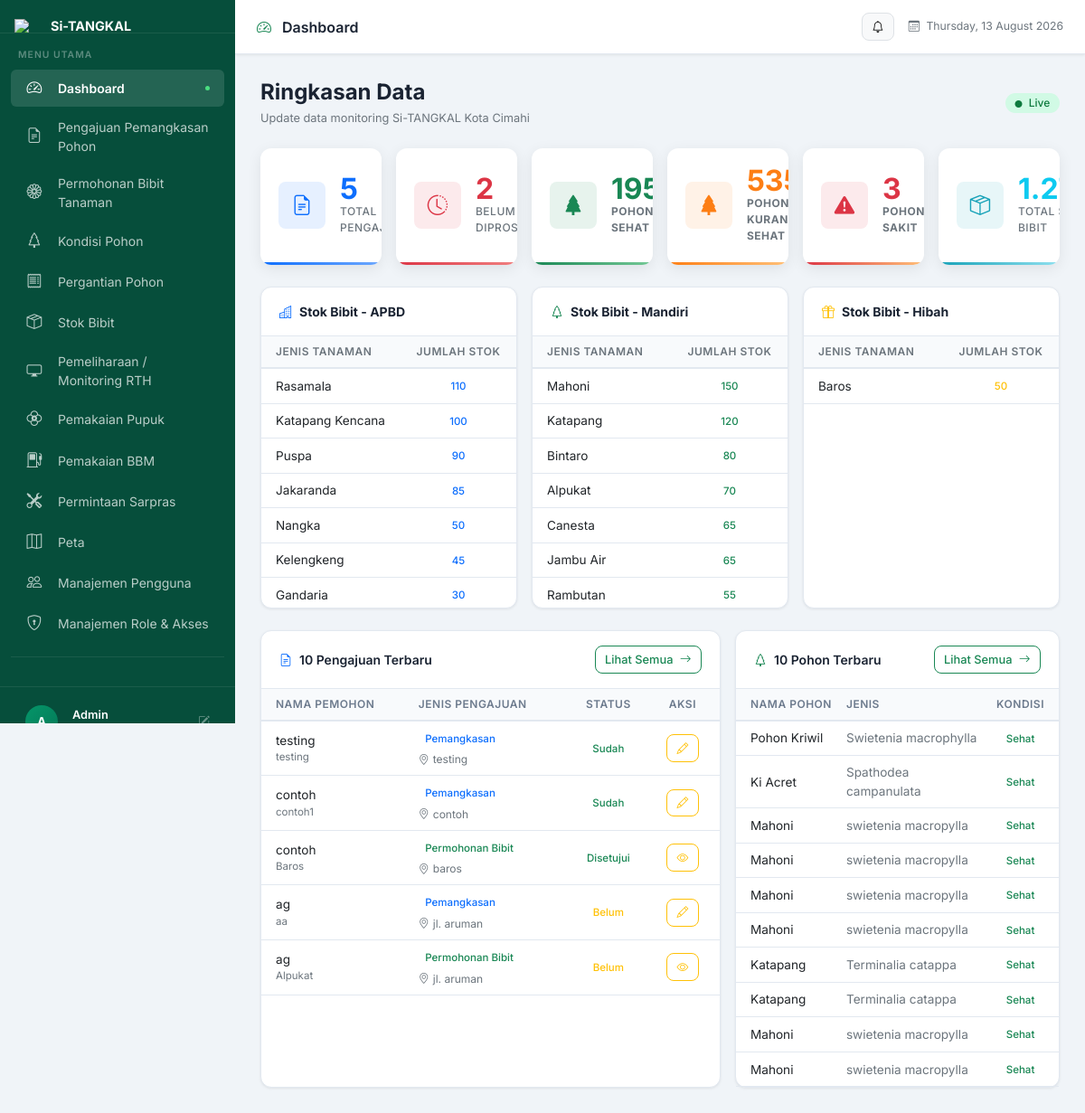
/Admin/index.php (signed in), run on the app's committed database.
### tables this page shows
CREATE TABLE `menus` (
  `id` int NOT NULL AUTO_INCREMENT,
  `code` varchar(40) NOT NULL COMMENT 'dipakai sebagai $activePage di Admin/*',
  `label` varchar(100) NOT NULL,
  `icon` varchar(60) DEFAULT NULL COMMENT 'kelas ikon Bootstrap Icons',
  `url` varchar(100) NOT NULL COMMENT 'nama file php relatif thd folder Admin/',
  `sort_order` int NOT NULL DEFAULT '0',
  PRIMARY KEY (`id`),
  UNIQUE KEY `uq_menus_code` (`code`)
);

CREATE TABLE `pohon` (
  `id` int NOT NULL AUTO_INCREMENT,
  `no_pohon` int DEFAULT NULL,
  `nama_lokal` varchar(100) DEFAULT NULL,
  `nama_latin` varchar(100) DEFAULT NULL,
  `family` varchar(100) DEFAULT NULL,
  `tahun_tanam` varchar(4) DEFAULT NULL,
  `habitus` varchar(15) DEFAULT NULL,
  `status_kel` varchar(75) DEFAULT NULL,
  `volume` decimal(15,8) DEFAULT '0.00000000',
  `kelas_awet` varchar(15) DEFAULT NULL,
  `kelas_kuat` varchar(15) DEFAULT NULL,
  `berat_jenis` decimal(15,8) DEFAULT '0.00000000',
  `kesehatan` enum('Sehat','Kurang Sehat','Sakit') DEFAULT 'Sehat',
  `serapan_co` decimal(15,8) DEFAULT '0.00000000',
  `produksi_o` decimal(15,8) DEFAULT NULL,
  `nama_jalan` varchar(150) DEFAULT NULL,
  `kelurahan` varchar(70) DEFAULT NULL,
  `kecamatan` varchar(70) DEFAULT NULL,
  `koordinat_x` decimal(11,8) DEFAULT '0.00000000',
  `koordinat_y` decimal(10,8) DEFAULT NULL,
  `keterangan` text,
  `foto` varchar(150) DEFAULT NULL,
  `flag` enum('0','1') DEFAULT '0',
  `umur_pohon` varchar(4) DEFAULT NULL,
  PRIMARY KEY (`id`) USING BTREE
);

### Admin/index.php (the view, shortened to what the rows shown need)
<?php
require_once __DIR__ . '/../config.php';
require_once 'core/Rbac.php';
try {
    $pohonModel     = new PohonModel($config);
    $latestPohon     = $pohonModel->getLatest(10);
} catch (PDOException $e) {
    die("Gagal mengambil data: " . $e->getMessage());
}
$activePage = 'dashboard';
require_once 'layouts/header.php';
require_once 'layouts/sidebar.php';
?>
<div class="row g-3 mb-4">
    <div class="col-12 col-lg-4">
        <div class="card h-100">
            <div class="card-body p-0">
                <div class="table-responsive overflow-auto" style="max-height: 300px;">
                    <table class="table table-hover mb-0" style="font-size: 0.85rem;">
                        <thead class="bg-light sticky-top" style="z-index: 1;">
                            <tr>
                                <th class="ps-3 text-muted text-uppercase">Jenis Tanaman</th>
                                <th class="text-center pe-3 text-muted text-uppercase" style="width: 120px;">Jumlah Stok</th>
                            </tr>
                        </thead>
                    </table>
                </div>
            </div>
        </div>
    </div>
    <div class="col-12 col-lg-4">
        <div class="card h-100">
            <div class="card-body p-0">
                <div class="table-responsive overflow-auto" style="max-height: 300px;">
                    <table class="table table-hover mb-0" style="font-size: 0.85rem;">
                        <thead class="bg-light sticky-top" style="z-index: 1;">
                            <tr>
                                <th class="ps-3 text-muted text-uppercase">Jenis Tanaman</th>
                                <th class="text-center pe-3 text-muted text-uppercase" style="width: 120px;">Jumlah Stok</th>
                            </tr>
                        </thead>
                    </table>
                </div>
            </div>
        </div>
    </div>
    <div class="col-12 col-lg-4">
        <div class="card h-100">
            <div class="card-body p-0">
                <div class="table-responsive overflow-auto" style="max-height: 300px;">
                    <table class="table table-hover mb-0" style="font-size: 0.85rem;">
                        <thead class="bg-light sticky-top" style="z-index: 1;">
                            <tr>
                                <th class="ps-3 text-muted text-uppercase">Jenis Tanaman</th>
                                <th class="text-center pe-3 text-muted text-uppercase" style="width: 120px;">Jumlah Stok</th>
                            </tr>
                        </thead>
                    </table>
                </div>
            </div>
        </div>
    </div>
</div>
<div class="row g-3">
    <div class="col-12 col-xl-7">
        <div class="card h-100">
            <div class="card-body p-0">
                <div class="table-responsive">
                    <table class="table table-hover mb-0" style="cursor:default;">
                        <thead>
                            <tr>
                                <th class="ps-3">Nama Pemohon</th>
                                <th>Jenis Pengajuan</th>
                                <th class="text-center">Status</th>
                                <th class="text-center pe-3">Aksi</th>
                            </tr>
                        </thead>
                    </table>
                </div>
            </div>
        </div>
    </div>
    <div class="col-12 col-xl-5">
        <div class="card h-100">
            <div class="card-body p-0">
                <div class="table-responsive">
                    <table class="table table-hover mb-0" style="cursor:default;">
                        <thead>
                            <tr>
                                <th class="ps-3">Nama Pohon</th>
                                <th>Jenis</th>
                                <th class="text-center pe-3">Kondisi</th>
                            </tr>
                        </thead>
                        <tbody>
                            <?php if (!empty($latestPohon)): ?>
                                <?php foreach ($latestPohon as $row):
                                    $kondisi = htmlspecialchars($row['kesehatan']);
                                    $badgeClass = match ($row['kesehatan']) {
                                        'Sehat'        => 'bg-success-subtle text-success',
                                        'Kurang Baik'  => 'bg-warning-subtle text-warning',
                                        'MATI'         => 'bg-danger-subtle text-danger',
                                        default        => 'bg-secondary-subtle text-secondary',
                                    };
                                ?>
                                <tr onclick="window.location='pohon.php'">
                                    <td class="ps-3 fw-500">
                                        <?= htmlspecialchars($row['nama_lokal']) ?>
                                    </td>
                                    <td class="text-muted"><?= htmlspecialchars($row['nama_latin']) ?></td>
                                    <td class="text-center pe-3">
                                        <span class="badge rounded-pill <?= $badgeClass ?>"><?= $kondisi ?></span>
                                    </td>
                                </tr>
                                <?php endforeach; ?>
                            <?php endif; ?>
                        </tbody>
                    </table>
                </div>
            </div>
        </div>
    </div>
</div>
<?php require_once 'layouts/footer.php'; ?>

### Admin/layouts/sidebar.php (shortened to what the rows shown need)
<?php
$activePage = $activePage ?? '';
require_once __DIR__ . '/../core/Rbac.php';
$menuItems = array_map(function ($m) {
    return [
        'href'  => $m['url'],
        'icon'  => $m['icon'],
        'label' => $m['label'],
        'key'   => $m['code'],
    ];
}, Rbac::accessibleMenus($config));
?>
<aside class="sidebar" id="sidebar">
    <nav style="padding:1rem 0.75rem; flex:1;">
        <ul class="list-unstyled mb-0">
            <?php foreach ($menuItems as $item): ?>
            <?php $isActive = ($activePage === $item['key']); ?>
            <li class="mb-1">
                <a href="<?= $item['href'] ?>"
                   class="d-flex align-items-center gap-3 px-3 py-2 rounded-2 text-decoration-none sidebar-link <?= $isActive ? 'active' : '' ?>"
                   style="
                       color: <?= $isActive ? '#fff' : 'rgba(255,255,255,0.72)' ?>;
                       background: <?= $isActive ? 'rgba(255,255,255,0.12)' : 'transparent' ?>;
                       font-weight: <?= $isActive ? '600' : '400' ?>;
                       transition: all 0.18s ease;
                   ">
                    <i class="bi <?= $item['icon'] ?>" style="font-size:1.05rem; width:20px; text-align:center; flex-shrink:0;"></i>
                    <span style="font-size:0.875rem;"><?= $item['label'] ?></span>
                    <?php if ($isActive): ?>
                    <span class="ms-auto" style="width:5px; height:5px; border-radius:50%; background:#4ade80; flex-shrink:0;"></span>
                    <?php endif; ?>
                </a>
            </li>
            <?php endforeach; ?>
        </ul>
    </nav>
</aside>
<div class="main-wrapper">
    <div class="main-content">

### data on the page
menus: label "Dashboard", code "dashboard" (drawn)
menus: label "Pengajuan Pemangkasan Pohon"
menus: label "Permohonan Bibit Tanaman"
menus: label "Kondisi Pohon"
menus: label "Pergantian Pohon"
menus: label "Stok Bibit"
menus: label "Pemeliharaan / Monitoring RTH"
menus: label "Pemakaian Pupuk"
menus: label "Pemakaian BBM"
menus: label "Permintaan Sarpras"
menus: label "Peta"
menus: label "Manajemen Pengguna"
menus: label "Manajemen Role & Akses"
pohon: nama_lokal "Pohon Kriwil", nama_latin "Swietenia macrophylla", kesehatan "Sehat"
pohon: nama_lokal "Ki Acret", nama_latin "Spathodea campanulata", kesehatan "Sehat"
pohon: nama_lokal "Mahoni", nama_latin "swietenia macropylla", kesehatan "Sehat"
pohon: nama_lokal "Mahoni", nama_latin "swietenia macropylla", kesehatan "Sehat"
pohon: nama_lokal "Mahoni", nama_latin "swietenia macropylla", kesehatan "Sehat"
pohon: nama_lokal "Mahoni", nama_latin "swietenia macropylla", kesehatan "Sehat"
pohon: nama_lokal "Katapang", nama_latin "Terminalia catappa", kesehatan "Sehat"
pohon: nama_lokal "Katapang", nama_latin "Terminalia catappa", kesehatan "Sehat"
pohon: nama_lokal "Mahoni", nama_latin "swietenia macropylla", kesehatan "Sehat"
pohon: nama_lokal "Mahoni", nama_latin "swietenia macropylla", kesehatan "Sehat"

### other printed values
$adminName "Admin"
$pageTitle "Dashboard"
$stats['total_pengajuan'] "5"
$stats['belum_proses'] "2"
$stats['pohon_mati'] "3"
$row['jenis_tanaman'] "Rasamala"
$row['jumlah_tersedia'] "110"
$row['jenis_tanaman'] "Katapang Kencana"
$row['jumlah_tersedia'] "100"
$row['jenis_tanaman'] "Puspa"
$row['jumlah_tersedia'] "90"
$row['jenis_tanaman'] "Jakaranda"
$row['jumlah_tersedia'] "85"
$row['jenis_tanaman'] "Nangka"
$row['jumlah_tersedia'] "50"
